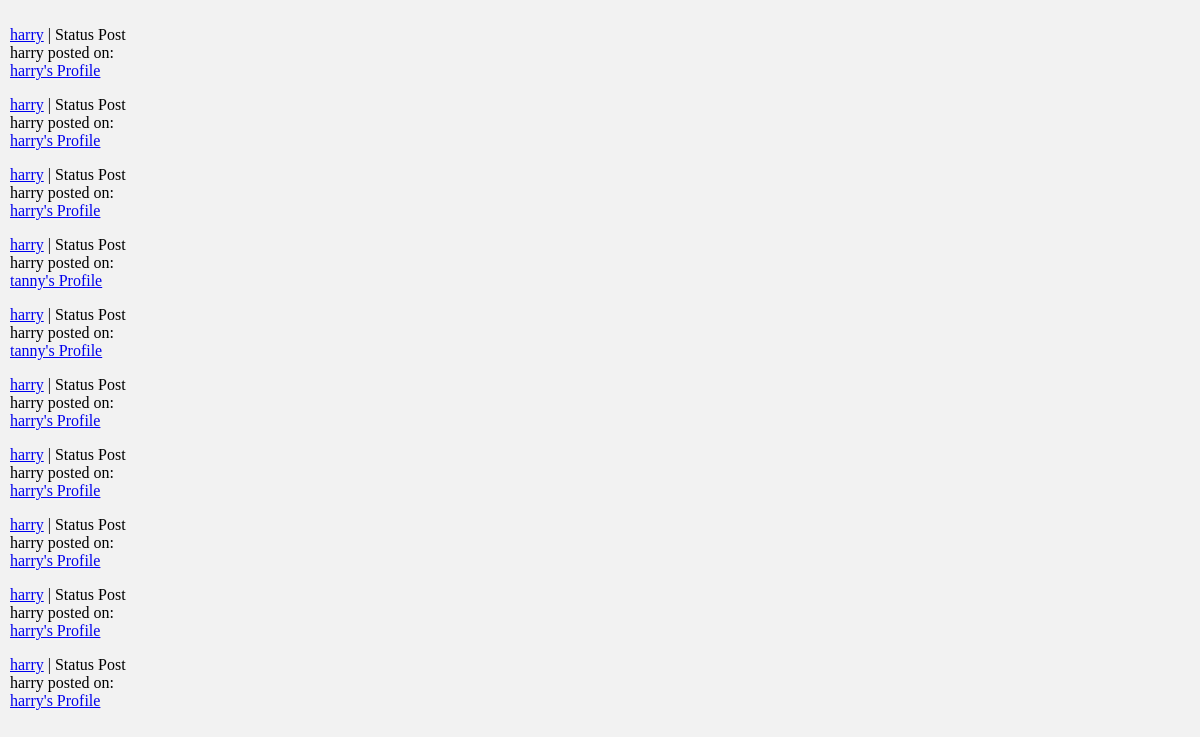
Screenshot of /notifications.php (signed in) with the database file from the repository.
### tables this page shows
CREATE TABLE IF NOT EXISTS `notifications` (
  `id` int(11) NOT NULL AUTO_INCREMENT,
  `username` varchar(16) NOT NULL,
  `initiator` varchar(16) NOT NULL,
  `app` varchar(255) NOT NULL,
  `note` varchar(255) NOT NULL,
  `did_read` enum('0','1') NOT NULL DEFAULT '0',
  `date_time` datetime NOT NULL,
  PRIMARY KEY (`id`)
);

### php_includes/check_login_status.php (called while the page is built, shortened)
<?php
include_once("db_conx.php");
function evalLoggedUser($conx,$id,$u,$p){
	$sql = "SELECT ip FROM users WHERE id='$id' AND username='$u' AND password='$p' AND activated='1' LIMIT 1";
    $query = mysqli_query($conx, $sql);
    $numrows = mysqli_num_rows($query);
	if($numrows > 0){
		return true;
	}
}
if(isset($_SESSION["userid"]) && isset($_SESSION["username"]) && isset($_SESSION["password"])) {
	$log_username = preg_replace('#[^a-z0-9]#i', '', $_SESSION['username']);
} else if(isset($_COOKIE["id"]) && isset($_COOKIE["user"]) && isset($_COOKIE["pass"])){
	$_SESSION['userid'] = preg_replace('#[^0-9]#', '', $_COOKIE['id']);
    $_SESSION['username'] = preg_replace('#[^a-z0-9]#i', '', $_COOKIE['user']);
    $_SESSION['password'] = preg_replace('#[^a-z0-9]#i', '', $_COOKIE['pass']);
	$log_id = $_SESSION['userid'];
	$log_username = $_SESSION['username'];
	$log_password = $_SESSION['password'];
	$user_ok = evalLoggedUser($connection,$log_id,$log_username,$log_password);
	if($user_ok == true){
		$sql = "UPDATE users SET lastlogin=now() WHERE id='$log_id' LIMIT 1";
        $query = mysqli_query($connection, $sql);
	}
}
?>

### notifications.php (the view, shortened to what this page needs)
<?php
include_once("php_includes/check_login_status.php");
$notification_list = "";
$sql = "SELECT * FROM notifications WHERE username LIKE BINARY '$log_username' ORDER BY date_time DESC";
$query = mysqli_query($connection, $sql);
$numrows = mysqli_num_rows($query);
if($numrows < 1){
	$notification_list = "You do not have any notifications";
} else {
	while ($row = mysqli_fetch_array($query, MYSQLI_ASSOC)) {
		$initiator = $row["initiator"];
		$app = $row["app"];
		$note = $row["note"];
		$notification_list .= "<p><a href='user.php?u=$initiator'>$initiator</a> | $app<br />$note</p>";
	}
}
?>
<!DOCTYPE html>
<html>
<head>
<link rel="stylesheet" href="style/style.css">
</head>
<body>
<div id="pageMiddle">
  <div id="notesBox"><?php echo $notification_list; ?></div>
</div>
</body>
</html>

### style/style.css (style rules this page uses)
body { margin:0px; background-color: #f2f2f2; }

### notifications.php (style rules this page uses)
div#notesBox { float:left; width:430px; margin-right:60px; padding:10px; }

### rows the page displays
notifications: initiator "harry", app "Status Post", note "harry posted on: harry's Profile"
notifications: initiator "harry", app "Status Post", note "harry posted on: harry's Profile"
notifications: initiator "harry", app "Status Post", note "harry posted on: harry's Profile"
notifications: initiator "harry", app "Status Post", note "harry posted on: tanny's Profile"
notifications: initiator "harry", app "Status Post", note "harry posted on: tanny's Profile"
notifications: initiator "harry", app "Status Post", note "harry posted on: harry's Profile"
notifications: initiator "harry", app "Status Post", note "harry posted on: harry's Profile"
notifications: initiator "harry", app "Status Post", note "harry posted on: harry's Profile"
notifications: initiator "harry", app "Status Post", note "harry posted on: harry's Profile"
notifications: initiator "harry", app "Status Post", note "harry posted on: harry's Profile"
